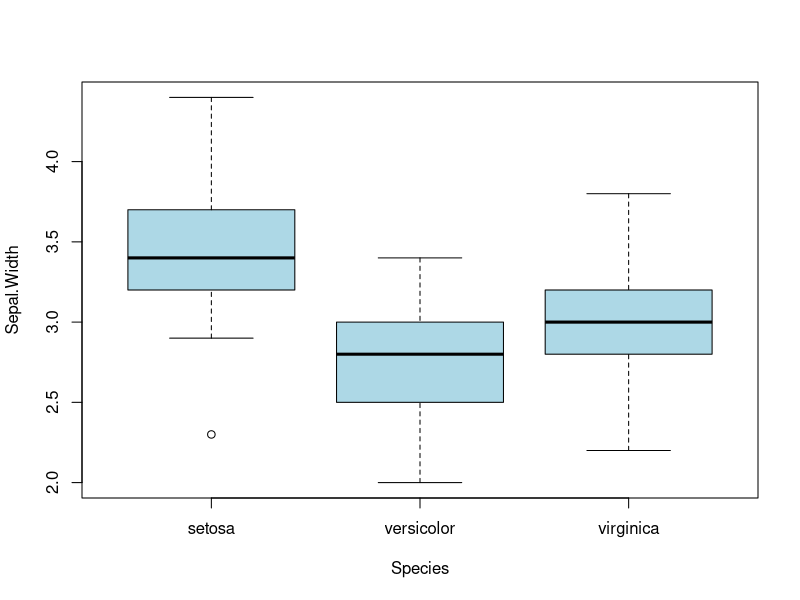
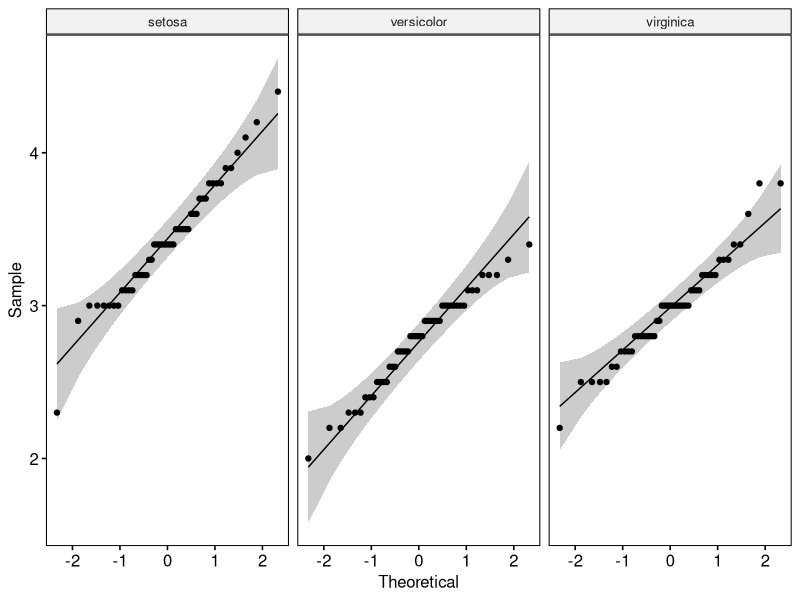

Here is the R script that generated these plots, in order: (Note: this script raises an error after producing the figures.)
## ---- chunk 1
knitr::opts_chunk$set(echo = TRUE)
## ---- chunk 2
library(dplyr)
library(tidyr)
library(ggplot2)
library(rstatix)
library(ggpubr)
## ---- chunk 3
iris
## ---- chunk 4
boxplot(Sepal.Width ~ Species, data = iris, col = "lightblue")
## ---- chunk 5
normality_test <- iris %>%
  group_by(Species) %>%
  shapiro_test(Sepal.Width)

normality_test
## ---- chunk 6
ggpubr::ggqqplot(iris, x = "Sepal.Width",
                 facet.by = "Species")
## ---- chunk 7
variance_test <- iris %>%
  levene_test(Sepal.Width ~ Species)

variance_test
## ---- chunk 8
anova_res <- iris %>%
  anova_test(Sepal.Width ~ Species)

anova_res
## ---- chunk 9
stat_test <- iris %>%
  rstatix::pairwise_t_test(Sepal.Width ~ Species,
                           p.adjust.method = "BH") %>%
  mutate(y.position = 5 + (row_number() - 1) * 0.35)

stat_test
## ---- chunk 10
ggplot(iris, 
       aes(x = Species, y = Sepal.Width, fill = Species)) +
  geom_violin(trim = FALSE, color = "black", linewidth = 1) +
  geom_boxplot(width = 0.2, outlier.shape = NA) +
  geom_jitter(width = 0.2, alpha = 0.6, size = 1) +
  stat_summary(fun = mean, geom = "point", 
               shape = 21, 
               size = 2,
               colour = "red", 
               fill = "white") +
  scale_fill_brewer(palette = "Accent") +
  ggpubr::stat_pvalue_manual(stat_test, 
                             label = "p.adj.signif", 
                             tip.length = 0.02) +
  scale_y_continuous(limits = c(0, 5.8)) +  
  theme_classic() +
  theme(legend.position = "none")
